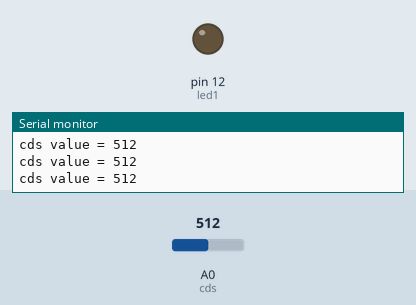
Bench run of a sketch on a simulated Arduino Uno, built with avr-gcc and run on an emulated ATmega328P. Parts: output pins drawn as LEDs (lit = HIGH), the last lines printed to the serial monitor. Inputs (shaded band) come from the test bench; at power-on: A0 (cds) = 512.

Above: at 1.2 s.
1.3 s: A0 (cds) set to 489
At 2.1 s:
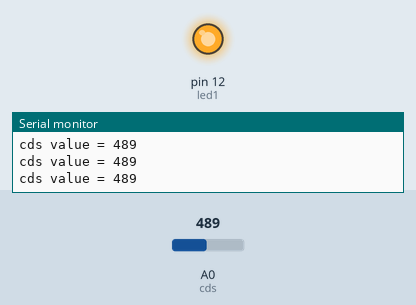
2.8 s: A0 (cds) set to 510
At 3.3 s:
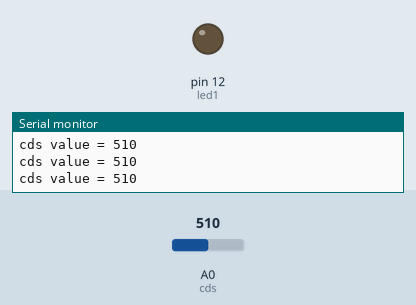
5.8 s: A0 (cds) set to 490
At 6.3 s:
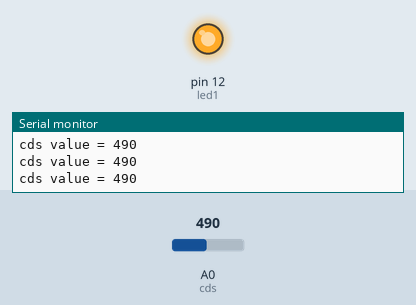
Timing chart, 0 to 8.8 s (numbered marks = the images above; inputs shaded):
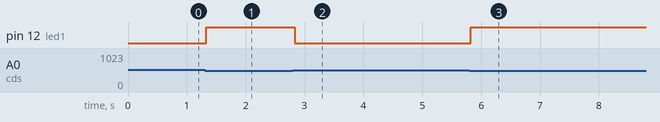

Measured:
- the behaviour switches between 500 and 499 on A0 (cds) (found by bisection; images 0 and 1)
- after the input at 1.3 s, pin 12 (led1): LOW → HIGH at once
- after the input at 2.8 s, pin 12 (led1): HIGH → LOW at once
- after the input at 5.8 s, pin 12 (led1): LOW → HIGH at once

The sketch:

cds_led1.ino
```cpp
int cds=A0; //조도센서를 A2(아나로그 핀에 꽂겠다는 뜻
int cdsValue =0;
int led1=12;
 void setup()
      {
       pinMode(led1, OUTPUT);
       Serial.begin(9600); //9600BAU로 아두이노와 컴퓨터가 통신
      }
void loop()
        {
         cdsValue = analogRead(cds);
          // cds A2에 꽂힌 핀에서 조도값을 읽어올래
         Serial.print("cds value = ");
         // 시리얼 포트창(오른쪽 상단 돋보기 모양)에서 값 확인
         Serial.println(  cdsValue);

 if((cdsValue)<500)
//조도센서값이 500보다 작으면 불을 켜도록 코딩
{ digitalWrite(led1,HIGH); }
else
{ digitalWrite(led1,LOW); }

        }
```
